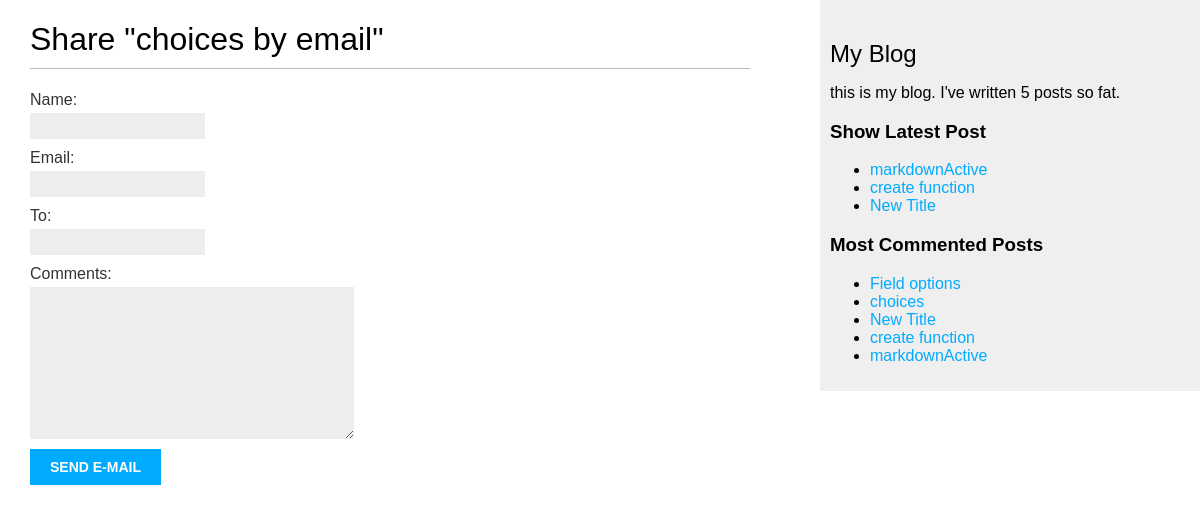
/blog/3/share/, run on the app's committed database.
### blog/models.py (models this page shows, shortened)
class Post(models.Model):
    STATUS_CHOICES = (
        ('draft', 'DRAFT'),
        ('published', 'PUBLISHED')
    )
    title = models.CharField(max_length=250)
    slug = models.SlugField(max_length=250, unique_for_date='publish')
    author = models.ForeignKey(User, on_delete=models.CASCADE, related_name='blog_posts')
    body = models.TextField()
    publish = models.DateTimeField(default=timezone.now)
    created = models.DateTimeField(auto_now_add=True)
    updated =models.DateTimeField(auto_now=True)
    status = models.CharField(max_length=50, choices=STATUS_CHOICES, default='draft')
    class Meat():
        ordering = ('-publish')
    objects = models.Manager()
    published = PublishedManager()
    tags = TaggableManager()
    def get_absolute_url(self):
        return reverse("blog:post_detail", args=[self.publish.year, self.publish.month, self.publish.day, self.slug])

### blog/views.py (the view)
# urls.py: path('<int:post_id>/share/', views.post_share, name='post_share'),
def post_share(request, post_id):
    post = get_object_or_404(Post, id=post_id, status = 'published')
    sent = False
    if request.method == 'POST':
        form = EmailPostForm(request.POST)
        if form.is_valid():
            cd = form.cleaned_data
            post_url = request.build_absolute_uri(post.get_absolute_url())
            subject = f"{cd['name']} recommends you read" f"{post.title}"
            message = f"Read {post.title} at {post_url}\n\n" f"{cd['name']}\'s comments: {cd['comments']}"
            send_mail(subject, message, 'admin@myblog.com', [cd['to']])
            sent = True
    else:
        form = EmailPostForm()
    return render(request, 'blog/post/share.html', {'post':post, 'form':form, 'sent':sent})

### blog/forms.py
class EmailPostForm(forms.Form):
    name = forms.CharField(max_length=250)
    email = forms.EmailField()
    to = forms.EmailField()
    comments = forms.CharField(required=False, widget=forms.Textarea)

### blog/models.py (called while the page is built)
    def get_queryset(self):
        return super(PublishedManager, self).get_queryset().filter(status = 'published')

### blog/templatetags/blog_tags.py (called while the page is built)
@register.simple_tag
def total_posts():
    return Post.published.count()

@register.simple_tag
def get_most_commented_posts(count = 5):
    return Post.published.annotate(total_comments = Count('comments')).order_by('-total_comments')[:count]

@register.inclusion_tag('blog/post/latest_posts.html')
def show_latest_post(count = 5):
    latest_posts = Post.published.order_by('-publish')[:count]
    return {'latest_posts' : latest_posts}

### blog/templates/blog/post/share.html (shortened to what this page needs)
{% extends 'blog/base.html' %}
{% block content %}
    {% if sent %}
        <h1>E-mail successfully sent</h1>
        <p>
            "{{post.title}}" was successfully sent to {{form.cleaned_data.to}}.
        </p>
    {% else %}
        <h1>Share "{{post.title}} by email"</h1>
        <form method="post">
            {{form.as_p}}
            <input type="submit" value="Send e-mail">
        </form>
    {% endif %}
{% endblock  %}

### blog/templates/blog/base.html (shortened to what this page needs)
{% load static %}
{% load blog_tags %}
<!DOCTYPE html>
<html lang="en">
<head>
    <link rel="stylesheet" href="{% static 'css/blog.css' %}">
</head>
<body>
    <div id='content'>
        {% block content %}
        {% endblock  %}
    </div>
    <div id='sidebar'>
        <h2>My Blog</h2>
        <p>
            this is my blog. I've written {% total_posts %} posts so fat.
        </p>
        <h3>Show Latest Post</h3>
        {% show_latest_post 3 %}
        <h3>Most Commented Posts</h3>
        {% get_most_commented_posts as most_commented_posts %}
        <ul>
            {% for posts in most_commented_posts %}
            <li>
                <a href="{{ posts.get_absolute_url }}">{{ posts.title }}</a>
            </li>
            {% endfor %}
        </ul>
    </div>
</body>
</html>

### blog/templates/blog/post/latest_posts.html
<ul>
    {% for posts in latest_posts %}
        <li>
            <a href="{{ posts.get_absolute_url }}">{{ posts.title }}</a>
        </li>
    {% endfor %}
</ul>

### blog/static/css/blog.css (style rules this page uses)
body { margin:0; padding:0; font-family:helvetica, sans-serif; }
a { color:#00abff; text-decoration:none; }
h1 { font-weight:normal; border-bottom:1px solid #bbb; padding:0 0 10px 0; }
h2 { font-weight:normal; margin:30px 0 0; }
#content { float:left; width:60%; padding:0 0 0 30px; }
#sidebar { float:right; width:30%; padding:10px; background:#efefef; height:100%; }
label { float:left; clear:both; color:#333; margin-bottom:4px; }
input, textarea { clear:both; float:left; margin:0 0 10px; background:#ededed; border:0; padding:6px 10px; font-size:12px; }
input[type=submit] { font-weight:bold; background:#00abff; color:#fff; padding:10px 20px; font-size:14px; text-transform:uppercase; }

### data on the page
Post: title "choices"
Post: title "markdownActive"
Post: title "create function"
Post: title "New Title"
Post: title "Field options"
